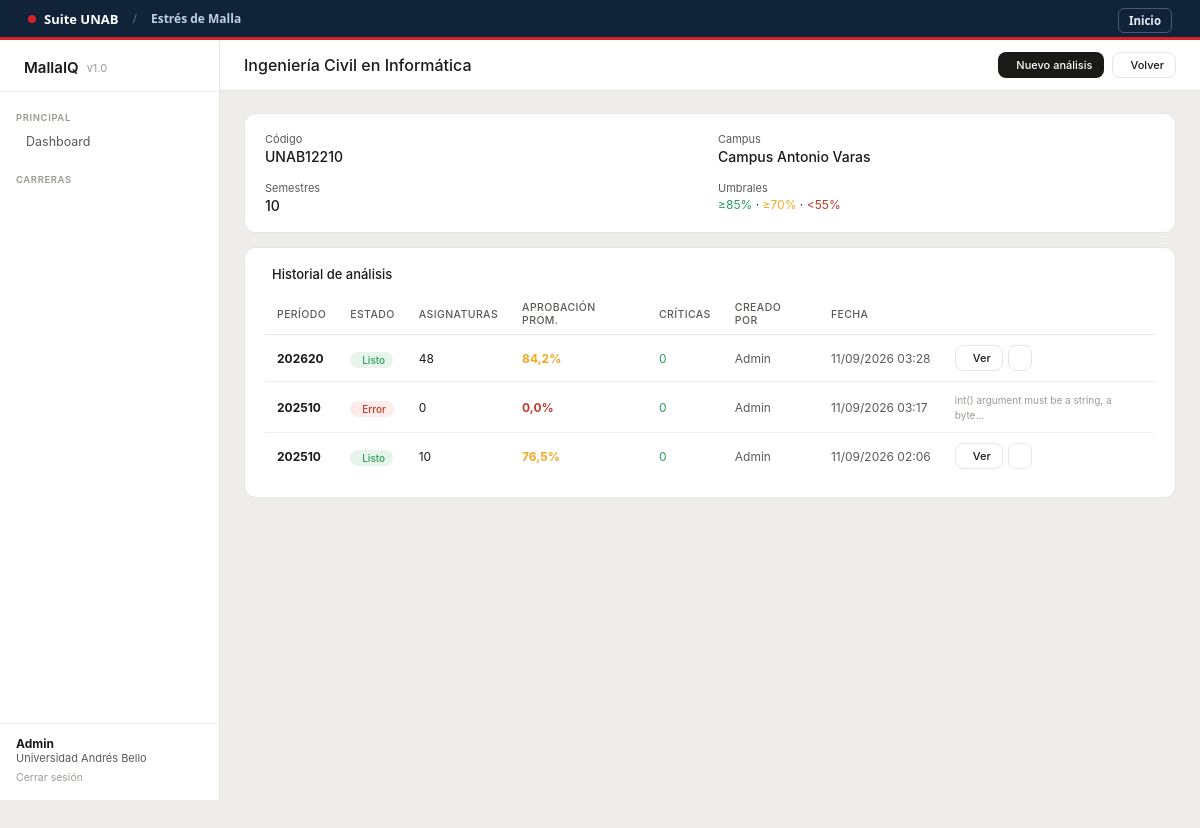
The page /carrera/1/ (signed in) on the database its author committed.
### accounts/models.py (models this page shows, shortened)
class User(AbstractUser):
    class Rol(models.TextChoices):
        ADMIN     = "admin",     "Administrador SaaS"
        ORG_ADMIN = "org_admin", "Admin de Institución"
        DOCENTE   = "docente",   "Jefe de Carrera / Docente"
        VIEWER    = "viewer",    "Solo Lectura"
    organization = models.ForeignKey(
        Organization, on_delete=models.SET_NULL,
        null=True, blank=True, related_name="users"
    )
    rol = models.CharField(
        max_length=20, choices=Rol.choices, default=Rol.VIEWER
    )
    class Meta:
        verbose_name        = "Usuario"
        verbose_name_plural = "Usuarios"
    @property
    def puede_subir(self):
        return self.rol in (self.Rol.ADMIN, self.Rol.ORG_ADMIN, self.Rol.DOCENTE)
    @property
    def es_admin_saas(self):
        return self.rol == self.Rol.ADMIN or self.is_superuser

class Organization(models.Model):
    nombre    = models.CharField(max_length=200)
    slug      = models.SlugField(unique=True, help_text="Identificador URL, ej: unab")
    logo      = models.ImageField(upload_to="logos/", blank=True, null=True)
    activa    = models.BooleanField(default=True)
    creada_en = models.DateTimeField(auto_now_add=True)
    class Meta:
        verbose_name        = "Organización"
        verbose_name_plural = "Organizaciones"
        ordering            = ["nombre"]

### malla/models.py (models this page shows, shortened)
class Carrera(models.Model):
    organization  = models.ForeignKey(Organization, on_delete=models.CASCADE,
                                      related_name="carreras")
    nombre        = models.CharField(max_length=200)
    codigo        = models.CharField(max_length=20)
    campus        = models.CharField(max_length=100, blank=True)
    n_semestres   = models.PositiveSmallIntegerField(default=10)
    activa        = models.BooleanField(default=True)
    creada_en     = models.DateTimeField(auto_now_add=True)
    actualizada_en = models.DateTimeField(auto_now=True)
    umbral_verde    = models.PositiveSmallIntegerField(default=85)
    umbral_amarillo = models.PositiveSmallIntegerField(default=70)
    umbral_naranjo  = models.PositiveSmallIntegerField(default=55)
    class Meta:
        verbose_name        = "Carrera"
        verbose_name_plural = "Carreras"
        unique_together     = [("organization", "codigo")]
        ordering            = ["organization", "nombre"]

class AnalisisMalla(models.Model):
    class Estado(models.TextChoices):
        PROCESANDO = "procesando", "Procesando"
        LISTO      = "listo",      "Listo"
        ERROR      = "error",      "Error"
    carrera       = models.ForeignKey(Carrera, on_delete=models.CASCADE,
                                      related_name="analisis")
    creado_por    = models.ForeignKey(User, on_delete=models.SET_NULL,
                                      null=True, related_name="analisis")
    periodo       = models.CharField(max_length=20, help_text="Ej: 202510")
    estado        = models.CharField(max_length=15, choices=Estado.choices,
                                     default=Estado.PROCESANDO)
    archivo_malla = models.FileField(upload_to="uploads/malla/", blank=True, null=True)
    malla_catalogo_slug = models.CharField(max_length=60, blank=True, default="",
        help_text="Si la malla vino del catálogo de la Suite en vez de un archivo subido.")
    archivo_actas = models.FileField(upload_to="uploads/actas/")
    html_resultado = models.TextField(blank=True)
    n_asignaturas  = models.PositiveSmallIntegerField(default=0)
    n_con_datos    = models.PositiveSmallIntegerField(default=0)
    n_criticas     = models.PositiveSmallIntegerField(default=0)
    pct_promedio   = models.FloatField(default=0)
    mensaje_error  = models.TextField(blank=True)
    creado_en      = models.DateTimeField(auto_now_add=True)
    class Meta:
        verbose_name        = "Análisis de Malla"
        verbose_name_plural = "Análisis de Malla"
        ordering            = ["-creado_en"]
    @property
    def listo(self):
        return self.estado == self.Estado.LISTO

### malla/views.py (the view)
# urls.py: path("carrera/<int:pk>/",             views.carrera_detail,  name="carrera_detail"),
@login_required
@org_required
def carrera_detail(request, pk):
    org     = request.user.organization
    carrera = get_object_or_404(Carrera, pk=pk, organization=org)
    analisis = carrera.analisis.all()
    return render(request, "malla/carrera_detail.html", {
        "carrera": carrera,
        "analisis": analisis,
    })

### malla/views.py (called while the page is built)
def org_required(view_func):
    from functools import wraps
    @wraps(view_func)
    def wrapper(request, *args, **kwargs):
        if not request.user.organization:
            messages.error(request, "Tu cuenta no está asociada a ninguna institución.")
            return redirect("accounts:login")
        if not request.user.organization.activa:
            return render(request, "malla/inactiva.html", status=403)
        return view_func(request, *args, **kwargs)
    return wrapper

### templates/malla/carrera_detail.html (shortened to what this page needs)
{% extends "base.html" %}
{% block page_title %}{{ carrera.nombre }}{% endblock %}
{% block topbar_actions %}
{% if request.user.puede_subir %}
<a href="{% url 'malla:subir_excel' carrera.pk %}" class="btn btn-primary btn-sm">
   Nuevo análisis
</a>
{% endif %}
<a href="{% url 'malla:dashboard' %}" class="btn btn-secondary btn-sm">
   Volver
</a>
{% endblock %}
{% block content %}
<div class="card">
  <div class="g2">
    <div>
      <div style="font-size:11px;color:var(--t2);margin-bottom:2px">Código</div>
      <div style="font-size:14px;font-weight:500">{{ carrera.codigo }}</div>
    </div>
    <div>
      <div style="font-size:11px;color:var(--t2);margin-bottom:2px">Campus</div>
      <div style="font-size:14px;font-weight:500">{{ carrera.campus|default:"—" }}</div>
    </div>
    <div>
      <div style="font-size:11px;color:var(--t2);margin-bottom:2px">Semestres</div>
      <div style="font-size:14px;font-weight:500">{{ carrera.n_semestres }}</div>
    </div>
    <div>
      <div style="font-size:11px;color:var(--t2);margin-bottom:2px">Umbrales</div>
      <div style="font-size:12px">
        <span style="color:#2a9d5c">≥{{ carrera.umbral_verde }}%</span> ·
        <span style="color:#f4a922">≥{{ carrera.umbral_amarillo }}%</span> ·
        <span style="color:#c0392b">&lt;{{ carrera.umbral_naranjo }}%</span>
      </div>
    </div>
  </div>
</div>
<div class="card">
  <div class="card-title">
     Historial de análisis
  </div>
  {% if analisis %}
  <table class="table">
    <thead>
      <tr>
        <th>Período</th>
        <th>Estado</th>
        <th>Asignaturas</th>
        <th>Aprobación prom.</th>
        <th>Críticas</th>
        <th>Creado por</th>
        <th>Fecha</th>
        <th></th>
      </tr>
    </thead>
    <tbody>
      {% for a in analisis %}
      <tr>
        <td><strong>{{ a.periodo }}</strong></td>
        <td>
          {% if a.estado == 'listo' %}
            <span class="badge badge-green"> Listo</span>
          {% elif a.estado == 'procesando' %}
            <span class="badge badge-yellow"><i class="ti ti-loader-2"></i> Procesando</span>
          {% else %}
            <span class="badge badge-red"> Error</span>
          {% endif %}
        </td>
        <td>{{ a.n_asignaturas }}</td>
        <td>
          <strong style="color:{% if a.pct_promedio >= 85 %}#2a9d5c{% elif a.pct_promedio >= 70 %}#f4a922{% else %}#c0392b{% endif %}">
            {{ a.pct_promedio }}%
          </strong>
        </td>
        <td>
          {% if a.n_criticas > 0 %}
            <span style="color:#c0392b;font-weight:500">{{ a.n_criticas }}</span>
          {% else %}
            <span style="color:#2a9d5c">0</span>
          {% endif %}
        </td>
        <td style="color:var(--t2)">{{ a.creado_por.get_full_name|default:a.creado_por.username|default:"—" }}</td>
        <td style="color:var(--t2);white-space:nowrap">{{ a.creado_en|date:"d/m/Y H:i" }}</td>
        <td>
          {% if a.listo %}
          <div style="display:flex;gap:5px">
            <a href="{% url 'malla:ver_analisis' a.pk %}" class="btn btn-secondary btn-sm">
               Ver
            </a>
            <a href="{% url 'malla:descargar_html' a.pk %}" class="btn btn-secondary btn-sm">
            </a>
          </div>
          {% elif a.estado == 'error' %}
          <span style="font-size:10px;color:var(--t3)" title="{{ a.mensaje_error }}">
             {{ a.mensaje_error|truncatechars:40 }}
          </span>
          {% endif %}
        </td>
      </tr>
      {% endfor %}
    </tbody>
  </table>
  {% endif %}
</div>
{% endblock %}

### templates/base.html (shortened to what this page needs)
<!DOCTYPE html>
<html lang="es">
<head>
<link rel="stylesheet" href="https://cdn.jsdelivr.net/npm/@tabler/icons-webfont@3.31.0/dist/tabler-icons.min.css">
</head>
<body>
<div id="suite-bar">
  <div class="suite-bar-left">
    <a class="suite-bar-brand" href="http://localhost:8791/index.html"><span class="dot"></span>Suite UNAB</a>
    <span class="suite-bar-sep">/</span>
    <span class="suite-bar-app">Estrés de Malla</span>
  </div>
  <div class="suite-bar-right">
    <a class="suite-bar-link" href="http://localhost:8791/index.html">Inicio</a>
  </div>
</div>
<aside class="sidebar">
  <div class="sidebar-logo">
    MallaIQ
    <span>v1.0</span>
  </div>
  <nav class="sidebar-nav">
    <div class="nav-label">Principal</div>
    <a href="{% url 'malla:dashboard' %}"
       class="nav-item {% if request.resolver_match.url_name == 'dashboard' %}active{% endif %}">
       Dashboard
    </a>
    {% if request.user.organization %}
    <div class="nav-label" style="margin-top:8px">Carreras</div>
    {% endif %}
  </nav>
  <div class="sidebar-footer">
    <strong>{{ request.user.get_full_name|default:request.user.username }}</strong>
    {{ request.user.organization.nombre|default:"Sin organización" }}<br>
    <a href="{% url 'accounts:logout' %}" style="color:var(--t3);font-size:10.5px;
       text-decoration:none;margin-top:4px;display:inline-block">
       Cerrar sesión
    </a>
  </div>
</aside>
<div class="content">
  <div class="topbar">
    <h1>{% block page_title %}{% endblock %}</h1>
    <div class="topbar-actions">
      {% block topbar_actions %}{% endblock %}
    </div>
  </div>
  <div class="page-body">
    {% block content %}{% endblock %}
  </div>
</div>
</body>
</html>

### templates/base.html (style rules this page uses)
*, *::before, *::after { box-sizing: border-box; margin: 0; padding: 0; }
:root { --bg: #ffffff; --bg2: #f5f5f3; --bg3: #eeede9; --t1: #1a1a18; --t2: #5a5a56; --t3: #9a9a94; --b2: rgba(0,0,0,.10); --b3: rgba(0,0,0,.06); --accent: #1a5fa5; --accent-bg: #e6f0fb; --danger: #c0392b; --danger-bg: #fdecea; --success: #2a9d5c; --success-bg: #e6f4ec; --warn: #f4a922; --warn-bg: #fef7e6; --r: 8px; --rl: 12px; --sidebar-w: 220px; }
body { font-family: -apple-system, BlinkMacSystemFont, 'Segoe UI', sans-serif; background: var(--bg3); color: var(--t1); min-height: 100vh; display: flex; }
.sidebar { width: var(--sidebar-w); min-height: calc(100vh - 40px); background: var(--bg); border-right: .5px solid var(--b2); display: flex; flex-direction: column; position: fixed; top: 40px; left: 0; z-index: 50; }
#suite-bar { position:fixed; top:0; left:0; right:0; z-index:9999; height:40px; display:flex; align-items:center; justify-content:space-between; padding:0 clamp(14px,3vw,28px); background:#102338; border-bottom:3px solid #d8232a; font-family:"Segoe UI",system-ui,-apple-system,Roboto,Helvetica,Arial,sans-serif; color:#fff; }
#suite-bar .suite-bar-left { display:flex; align-items:center; gap:14px }
#suite-bar .suite-bar-brand { display:flex; align-items:center; gap:8px; font-weight:700; font-size:13px; color:#fff; text-decoration:none }
#suite-bar .suite-bar-brand .dot { width:8px; height:8px; border-radius:50%; background:#d8232a; display:inline-block }
#suite-bar .suite-bar-sep { color:#5b7495; font-size:12px }
#suite-bar .suite-bar-app { font-size:12px; color:#bcd0e8; font-weight:600 }
#suite-bar a.suite-bar-link { font-size:11.5px; font-weight:600; color:#e8eef7; text-decoration:none; padding:4px 10px; border-radius:6px; border:1px solid rgba(255,255,255,.25); }
body { padding-top:40px }
.sidebar-logo { padding: 18px 16px 14px; border-bottom: .5px solid var(--b3); font-size: 15px; font-weight: 600; color: var(--t1); display: flex; align-items: center; gap: 8px; }
.sidebar-logo span { font-size: 11px; color: var(--t3); font-weight: 400; }
.sidebar-nav { flex: 1; padding: 10px 8px; }
.nav-label { font-size: 9.5px; font-weight: 600; text-transform: uppercase; letter-spacing: .6px; color: var(--t3); padding: 10px 8px 4px; }
.nav-item { display: flex; align-items: center; gap: 8px; font-size: 12.5px; color: var(--t2); padding: 7px 10px; border-radius: var(--r); text-decoration: none; margin-bottom: 1px; transition: all .1s; }
.sidebar-footer { padding: 12px 16px 16px; border-top: .5px solid var(--b3); font-size: 11px; color: var(--t2); }
.sidebar-footer strong { display: block; font-size: 12px; color: var(--t1); }
.content { margin-left: var(--sidebar-w); flex: 1; min-height: 100vh; }
.topbar { background: var(--bg); border-bottom: .5px solid var(--b2); padding: 12px 24px; display: flex; align-items: center; justify-content: space-between; }
.topbar h1 { font-size: 16px; font-weight: 500; }
.topbar-actions { display: flex; gap: 8px; align-items: center; }
.page-body { padding: 22px 24px 40px; }
.card { background: var(--bg); border: .5px solid var(--b2); border-radius: var(--rl); padding: 18px 20px; margin-bottom: 14px; }
.card-title { font-size: 13px; font-weight: 500; margin-bottom: 12px; display: flex; align-items: center; gap: 7px; }
.btn { display: inline-flex; align-items: center; gap: 6px; font-size: 12px; font-weight: 500; padding: 7px 14px; border-radius: var(--r); cursor: pointer; border: .5px solid var(--b2); text-decoration: none; font-family: inherit; transition: all .1s; }
.btn-primary { background: var(--t1); color: var(--bg); border-color: transparent; }
.btn-secondary { background: transparent; color: var(--t1); }
.btn-sm { font-size: 11px; padding: 5px 11px; }
.table { width: 100%; border-collapse: collapse; font-size: 12px; }
.table th { font-size: 10.5px; font-weight: 500; color: var(--t2); text-align: left; padding: 7px 12px; border-bottom: 1px solid var(--b2); text-transform: uppercase; letter-spacing: .4px; }
.table td { padding: 10px 12px; border-bottom: .5px solid var(--b3); vertical-align: middle; }
.table tr:last-child td { border-bottom: none; }
.badge { display: inline-flex; align-items: center; gap: 4px; font-size: 10px; font-weight: 500; padding: 2px 8px; border-radius: 20px; }
.badge-green { background: var(--success-bg); color: var(--success); }
.badge-red { background: var(--danger-bg); color: var(--danger); }
.g2 { display: grid; grid-template-columns: 1fr 1fr; gap: 16px; }

### rows shown on the page
User: user.get_full_name "Admin", user.organization.nombre "Universidad Andrés Bello"
Carrera: nombre "Ingeniería Civil en Informática", codigo "UNAB12210", campus "Campus Antonio Varas", n_semestres "10", umbral_verde "85", umbral_amarillo "70", umbral_naranjo "55"
AnalisisMalla: periodo "202620", estado "Listo", n_asignaturas "48", pct_promedio "84,2", n_criticas "0", creado_por.get_full_name "Admin", creado_en "11/09/2026 03:28"
AnalisisMalla: periodo "202510", estado "Error", n_asignaturas "0", pct_promedio "0,0", n_criticas "0", creado_por.get_full_name "Admin", creado_en "11/09/2026 03:17", mensaje_error "int() argument must be a string, a byte…"
AnalisisMalla: periodo "202510", estado "Listo", n_asignaturas "10", pct_promedio "76,5", n_criticas "0", creado_por.get_full_name "Admin", creado_en "11/09/2026 02:06"
